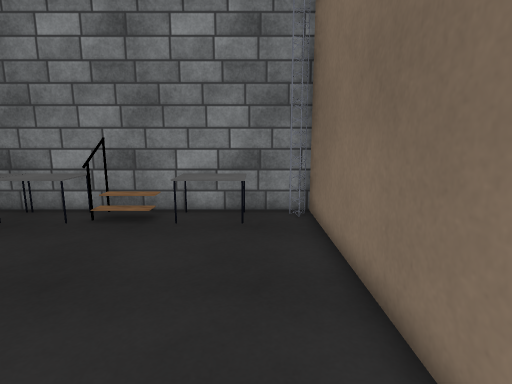
[1] (above)

12 first-person views from a walk through a Unity game level. The camera is 1.4 m above the floor, tilts 10° down and sees 80° across. The floor is counted in squares, 0.5 m on a side. Each view is taken from the middle of a square. On the plan, view 1 faces up. The plan holds only what a view shows up to about 20 squares ahead; the rest is blank. The player is left out. Some surface patterns are stand-ins.

[2]
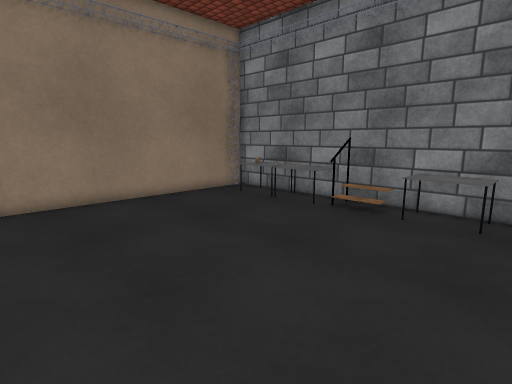

[3]
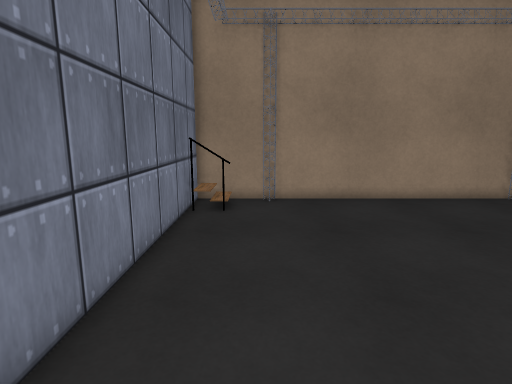

[4]
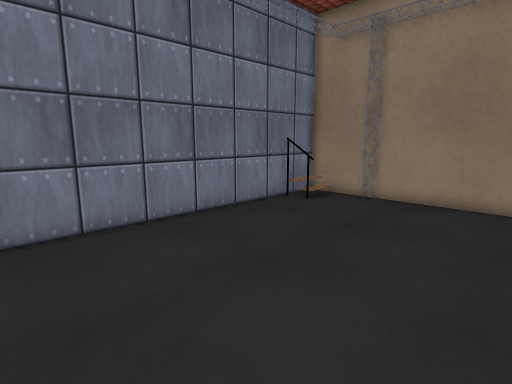

[5]
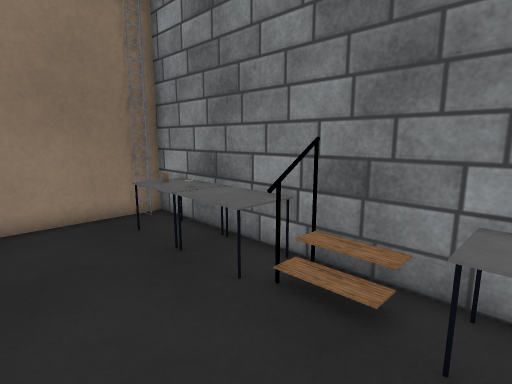

[6]
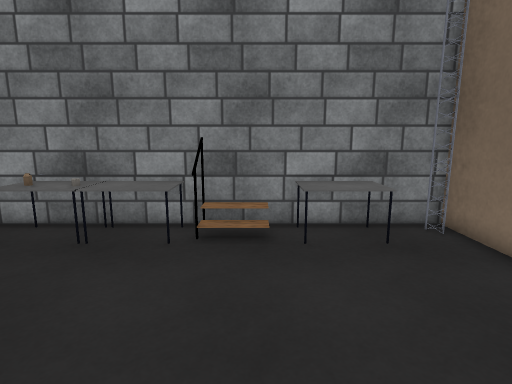

[7]
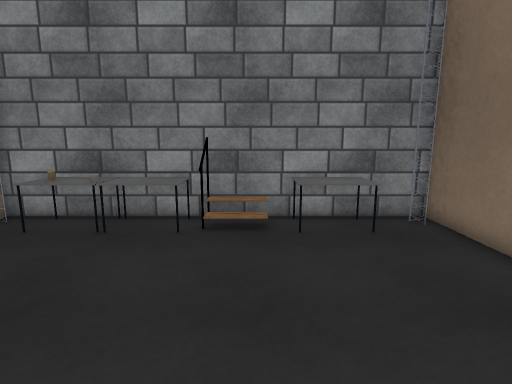

[8]
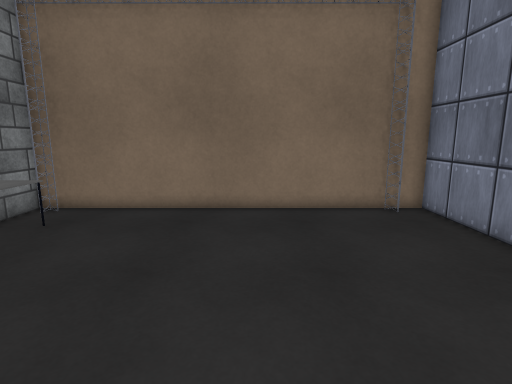

[9]
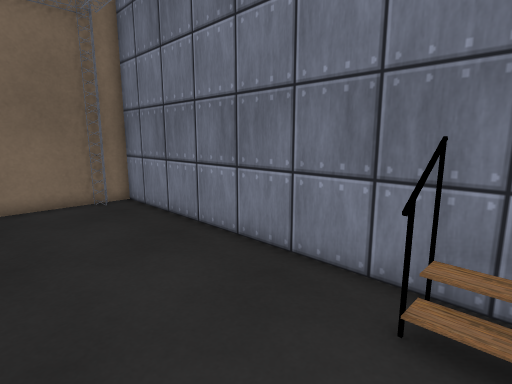

[10]
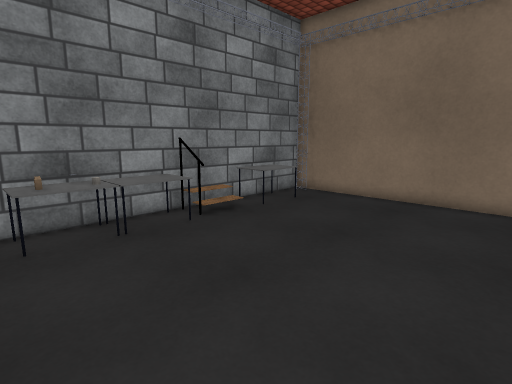

[11]
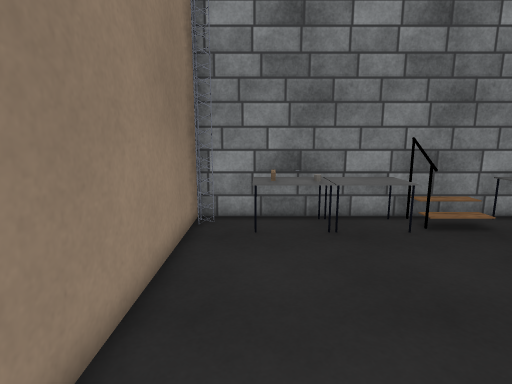

[12]
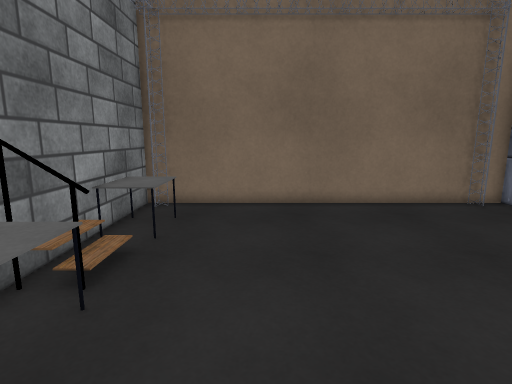

### Floor plan
Points are (right, up) in squares from view 1. A wall is a line through its corners. A room is listed if a view was taken in it or the views show most of it. See-through windows are left out.
Room 1 (views 1, 2, 3, 4, 5, 6, 7, 8, 9, 10, 11, 12)
walls: (-5.6, 11.5) (-5.6, 10.4); (-10.6, -2) (-10.6, -3.5); (-10.7, -3.5) (-10.7, -2.3); (2.1, 11.7) (-13.1, 11.7) (-13.1, -3.7) (2.1, -3.7) (2.1, 10.5)
low walls: (-5.7, 10.4) (-5.7, 11.5); (-11.5, -2.8) (-10.6, -2.8)
objects: table (-11, 10) to (-9, 11); table (-8, 10) to (-6, 11); table (-3, 10) to (0, 11); other object (1, 11) to (2, 11)

Positions as (right, up) in squares from view 1, and headings:
1: (0, 0), facing up
2: (1, -1), facing up-left
3: (1, -1), facing left
4: (1, 6), facing down-left
5: (-2, 6), facing up-left
6: (-4, 2), facing up
7: (-4, 1), facing up
8: (-10, 3), facing right
9: (-12, 2), facing down-right
10: (-12, 1), facing up-right
11: (-11, 1), facing up
12: (-11, 7), facing right
